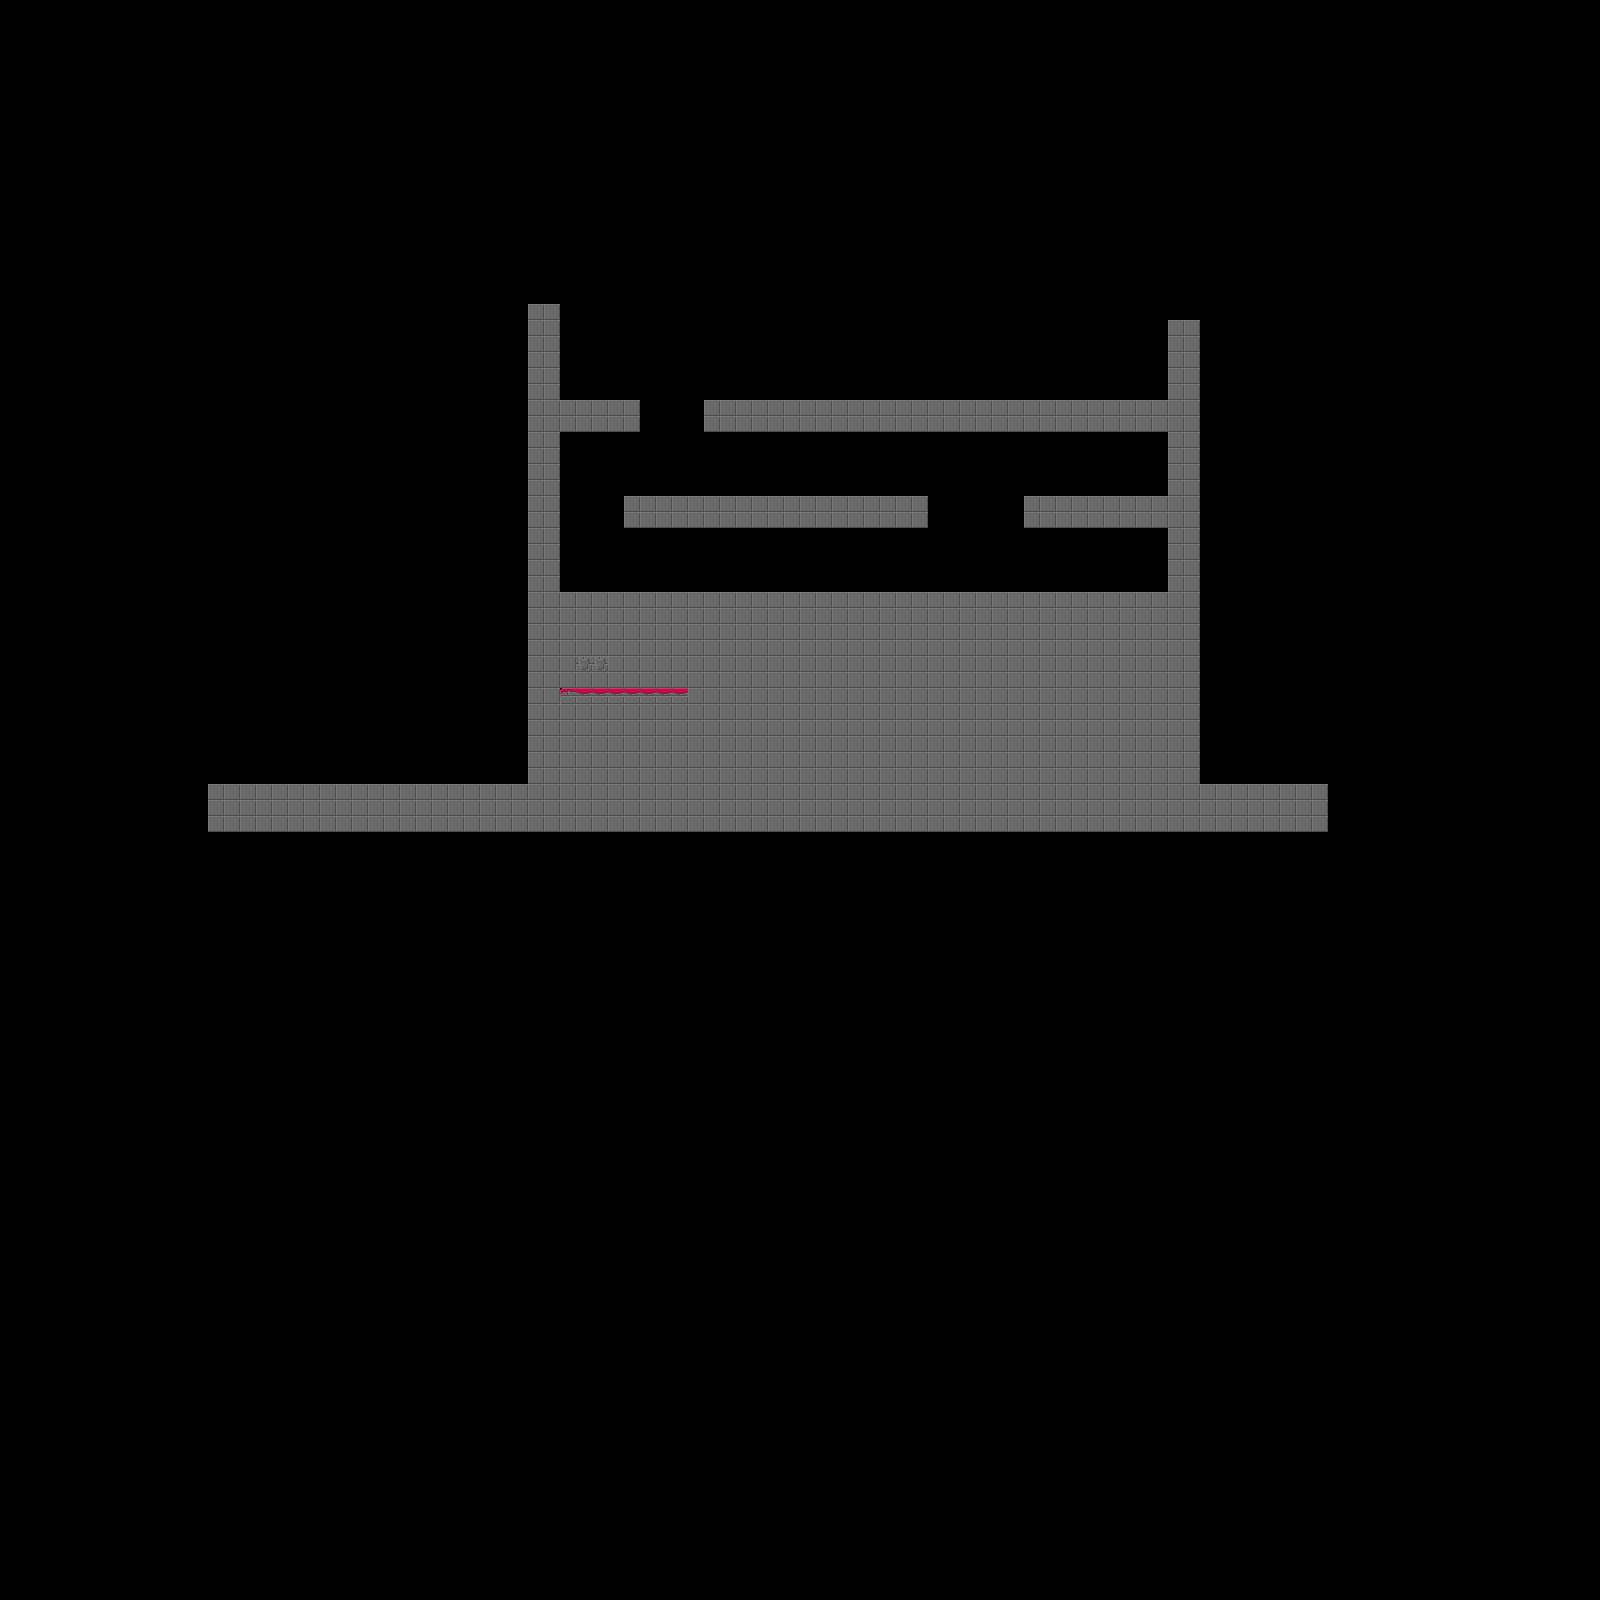

A 2D game scene composited from a Tiled map and its tileset images. What follows is a short description and the map's XML, with each tile layer's data collapsed to a summary:
An orthogonal 100x100 tile map with 16x16 px tiles, 2 tile layers (background_layer, solid_layer) and 1 object (player_start).

<map version="1.5" tiledversion="1.7.2" orientation="orthogonal" renderorder="right-down" width="100" height="100" tilewidth="16" tileheight="16" infinite="0" nextlayerid="4" nextobjectid="2">
 <tileset firstgid="1" source="4096x4096_stone_castle.tsx" />
 <layer id="1" name="background_layer" width="100" height="100" tintcolor="#aaaaff">
  <data>[10000 cells, 378 non-empty, 2 distinct tile ids]</data>
 </layer>
 <layer id="2" name="solid_layer" width="100" height="100">
  <data>[10000 cells, 568 non-empty, 3 distinct tile ids]</data>
 </layer>
 <objectgroup id="3" name="game_objects">
  <object id="1" name="player_start" x="240" y="752" width="32" height="32" />
 </objectgroup>
</map>
